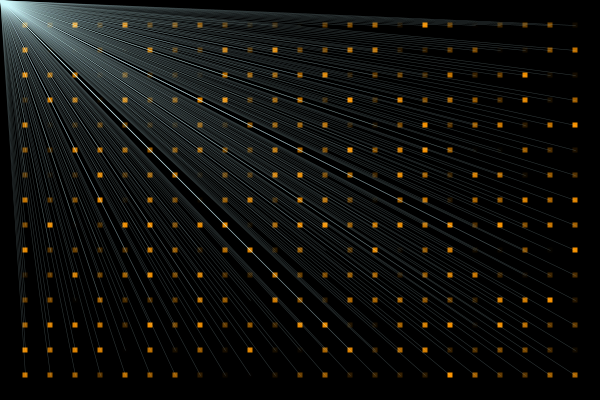
Frame 1 (no input)
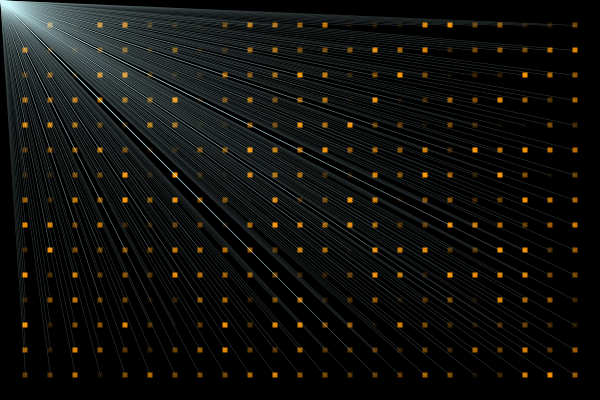
Frame 60 (the mouse pressed at the canvas centre just before this capture)
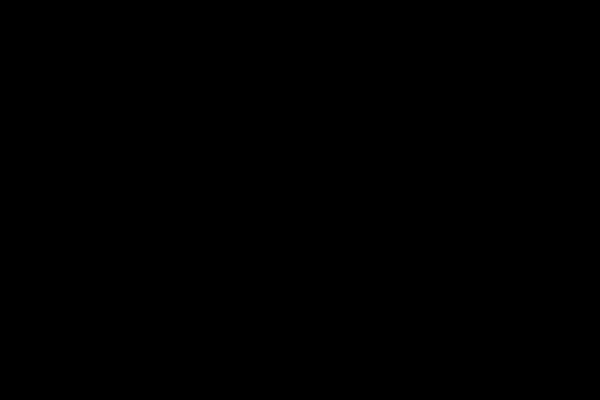
Frame 120 (the mouse held since frame 60 and released just before this capture)

The Processing sketch that drew these frames (run headless with seeded random() and noise(); from frame 60 on, the mouse is pressed at the canvas centre):

// Processing sketch: processing_73479
// ── processing_73479.pde

float x, y, myRotate;
int numAssets = 345;
int startX = 25;
int startY = 25;
int spacingX = 25;
int spacingY = 25;
int gridCols = 23;
int weight = 0;




void setup(){
	size(600, 400);
	background(#000000);
	smooth();
}

void draw() {
  
        strokeWeight(.5);
	fill(#000000);
  
  background(#000000);
  
  for (int i = 0; i<numAssets; i++){
		int row = floor( i/gridCols ); 
		int col = i % gridCols;
                
                noStroke();//(random(255), random(255)); //if u want each box to have a seperate colour,alpha put within forLoop
		fill(#ff9600, random(255));

                rectMode(CENTER);
		
		x = startX + (col * spacingX);
		y = startY + (row * spacingY);

              rect(x,y,5, 5);
              

  }
  
  
  for (int i = 0; i<numAssets; i++){
		int row = floor( i/gridCols ); 
		int col = i % gridCols;
                
                strokeWeight(0.5);
                stroke(#d1fbff, 60); 
		
                
		
		x = startX + (col * spacingX);
		y = startY + (row * spacingY);

             line(x,y,pmouseX, pmouseY);
              
  }
             
    if (mousePressed) { 
    background(0);
  }
  
  
  
  
  
  
  
  
}
